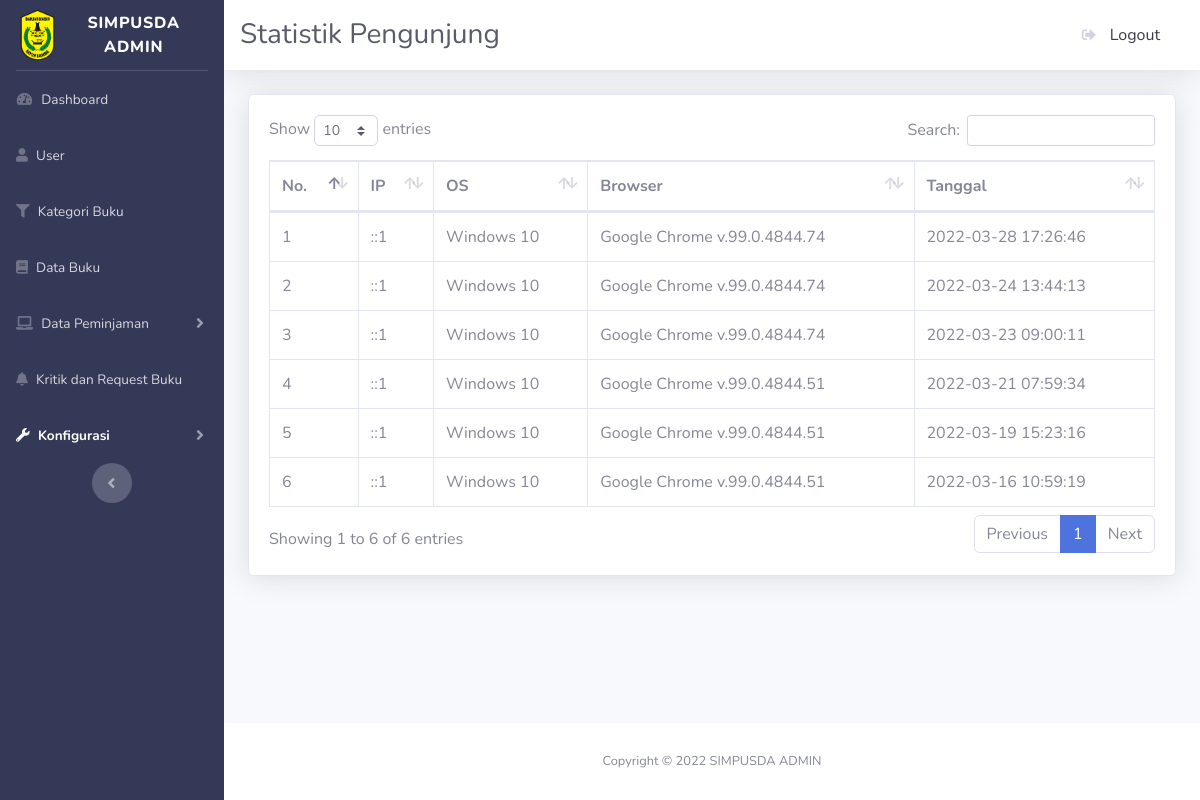
The page /admin/statistikpengunjung.php on the database its author committed.
### tables this page shows
CREATE TABLE `l_statistik` (
  `id` int(10) UNSIGNED NOT NULL,
  `ip` varchar(255) NOT NULL,
  `os` varchar(255) NOT NULL,
  `browser` varchar(255) NOT NULL,
  `tanggal` datetime NOT NULL
);

### admin/statistikpengunjung.php (the view, shortened to what this page needs)
<?php
include_once("config.php");
$stmt_statistik = $pdo_conn->prepare("SELECT * FROM l_statistik ORDER BY tanggal DESC");
$stmt_statistik->execute();
$result_statistik = $stmt_statistik->fetchAll();
?>
<!DOCTYPE html>
<html lang="en">
<head>
    <link href="vendor/fontawesome-free/css/all.min.css" rel="stylesheet" type="text/css">
    <link href="css/sb-admin-2.min.css" rel="stylesheet">
    <link href="vendor/datatables/dataTables.bootstrap4.min.css" rel="stylesheet">
</head>
<body id="page-top">
    <div id="wrapper">
        <ul class="navbar-nav bg-gradient-primary sidebar sidebar-dark accordion" id="accordionSidebar">
            <a class="sidebar-brand d-flex align-items-center justify-content-center" href="index.php">
                <div class="sidebar-brand-icon">
                    <img class="logo-abbr" height="60px" src="./img/logobaru.png" alt="">
                </div>
                <div class="sidebar-brand-text mx-3">SIMPUSDA ADMIN</div>
            </a>
            <hr class="sidebar-divider my-0">
            <li class="nav-item">
                <a class="nav-link" href="index.php">
                    <i class="fas fa-fw fa-tachometer-alt"></i>
                    <span>Dashboard</span></a>
            </li>
            <li class="nav-item">
                <a class="nav-link" href="user.php">
                    <i class="fa fa-user"></i>
                    <span>User</span></a>
            </li>
            <li class="nav-item">
                <a class="nav-link" href="kategoribuku.php">
                    <i class="fa fa-filter"></i>
                    <span>Kategori Buku</span></a>
            </li>
            <li class="nav-item ">
                <a class="nav-link" href="databuku.php">
                    <i class="fa fa-book"></i>
                    <span>Data Buku</span></a>
            </li>
            <li class="nav-item">
                <a class="nav-link collapsed" href="#" data-toggle="collapse" data-target="#collapseTwo"
                    aria-expanded="true" aria-controls="collapseTwo">
                    <i class="fa fa-laptop"></i>
                    <span>Data Peminjaman</span>
                </a>
            </li>
            <li class="nav-item">
                <a class="nav-link" href="kritikdanrequest.php">
                    <i class="fa fa-bell"></i>
                    <span>Kritik dan Request Buku</span></a>
            </li>
            <li class="nav-item active">
                <a class="nav-link collapsed" href="#" data-toggle="collapse" data-target="#collapseUtilities"
                    aria-expanded="true" aria-controls="collapseUtilities">
                    <i class="fa fa-wrench"></i>
                    <span>Konfigurasi</span>
                </a>
            </li>
            <div class="text-center d-none d-md-inline">
                <button class="rounded-circle border-0" id="sidebarToggle"></button>
            </div>
        </ul>
        <div id="content-wrapper" class="d-flex flex-column">
            <div id="content">
                <nav class="navbar navbar-expand navbar-light bg-white topbar mb-4 static-top shadow">
                    <h3 class="h3 mb-0 text-gray-800">Statistik Pengunjung</h3>
                    <ul class="navbar-nav ml-auto">
                                <a class="dropdown-item" href="#" data-toggle="modal" data-target="#logoutModal">
                                    <i class="fas fa-sign-out-alt fa-sm fa-fw mr-2 text-gray-400"></i>
                                    Logout
                                </a>
                    </ul>
                </nav>
                <div class="container-fluid">
                    <div class="card shadow mb-4">
                        <div class="card-body">
                            <div class="table-responsive">
                                <table class="table table-bordered" id="dataTable" width="100%" cellspacing="0">
                                <thead>
                                        <tr>
                                          <th scope="col">No.</th>
                                          <th scope="col">IP</th>
                                          <th scope="col">OS</th>
                                          <th scope="col">Browser</th>
                                          <th scope="col">Tanggal</th>
                                        </tr>
                                      </thead>
                                      <tbody>
                                      <?php
                                      $no = 1;
                                      foreach($result_statistik as $user_data){ ?>
                                          <tr>
                                            <td><?php echo $no++;?></td>
                                            <td><?php echo $user_data['ip'];?></td>
                                            <td><?php echo $user_data['os'];?></td>
                                            <td><?php echo $user_data['browser'];?></td>
                                            <td><?php echo $user_data['tanggal'];?></td>
                                          </tr>
                                          <?php
                                            }
                                          ?>
                                    </tbody>
                                </table>
                            </div>
                        </div>
                    </div>
                </div>
            </div>
            <footer class="sticky-footer bg-white">
                <div class="container my-auto">
                    <div class="copyright text-center my-auto">
                    <span>Copyright &copy;  SIMPUSDA ADMIN</span>
                    </div>
                </div>
            </footer>
        </div>
    </div>
</body>
</html>

### rows shown on the page
l_statistik: ip "::1", os "Windows 10", browser "Google Chrome v.99.0.4844.74", tanggal "2022-03-28 17:26:46"
l_statistik: ip "::1", os "Windows 10", browser "Google Chrome v.99.0.4844.74", tanggal "2022-03-24 13:44:13"
l_statistik: ip "::1", os "Windows 10", browser "Google Chrome v.99.0.4844.74", tanggal "2022-03-23 09:00:11"
l_statistik: ip "::1", os "Windows 10", browser "Google Chrome v.99.0.4844.51", tanggal "2022-03-21 07:59:34"
l_statistik: ip "::1", os "Windows 10", browser "Google Chrome v.99.0.4844.51", tanggal "2022-03-19 15:23:16"
l_statistik: ip "::1", os "Windows 10", browser "Google Chrome v.99.0.4844.51", tanggal "2022-03-16 10:59:19"
